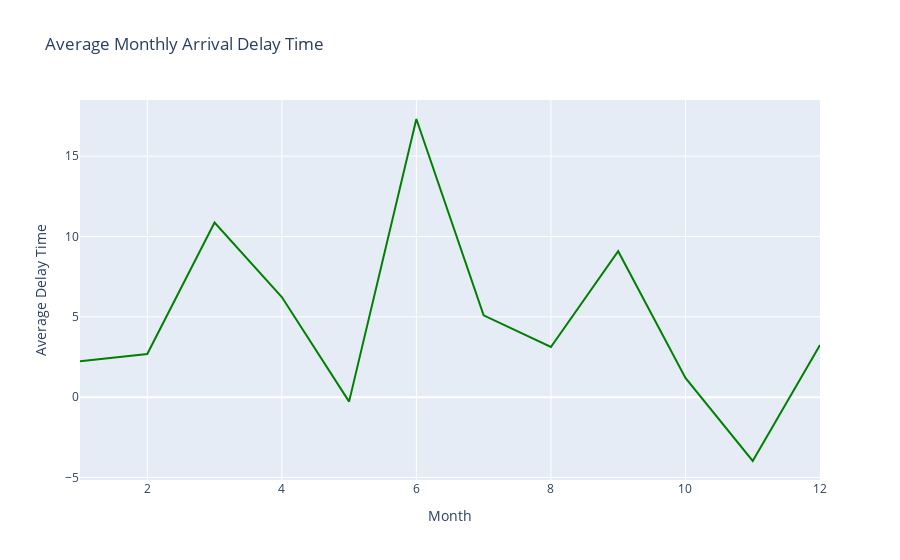

Write notebook code for a chart like this one.
### Markdown cell above
#### To do:

-   Create a line plot with x-axis being the month and y-axis being computed average delay time. Update plot title,  
    xaxis, and yaxis title.
-   Hint: Scatter and line plot vary by updating mode parameter.

### Code cell
# Create line plot here
fig = go.Figure(data=go.Scatter(x=line_data['Month'], y=line_data['ArrDelay'], mode='lines', marker=dict(color='green')))
# Updating layout through `update_layout`. Here we are adding title to the plot and providing title to x and y axis.
fig.update_layout(title='Average Monthly Arrival Delay Time', xaxis_title='Month', yaxis_title='Average Delay Time')
# Display the figure
fig.show()

### Figure 1 — Plotly figure (JSON) as saved in the notebook; plotly's stock layout.template omitted (floating-point values rounded to 4 significant figures)
{"data": [{"marker": {"color": "green"}, "mode": "lines", "type": "scatter", "x": [1, 2, 3, 4, 5, 6, 7, 8, 9, 10, 11, 12], "y": [2.233, 2.688, 10.87, 6.229, -0.2791, 17.31, 5.089, 3.122, 9.081, 1.2, -3.975, 3.241]}], "layout": {"autosize": true, "title": {"text": "Average Monthly Arrival Delay Time"}, "xaxis": {"autorange": true, "range": [1, 12], "title": {"text": "Month"}, "type": "linear"}, "yaxis": {"autorange": true, "range": [-5.158, 18.49], "title": {"text": "Average Delay Time"}, "type": "linear"}}}
